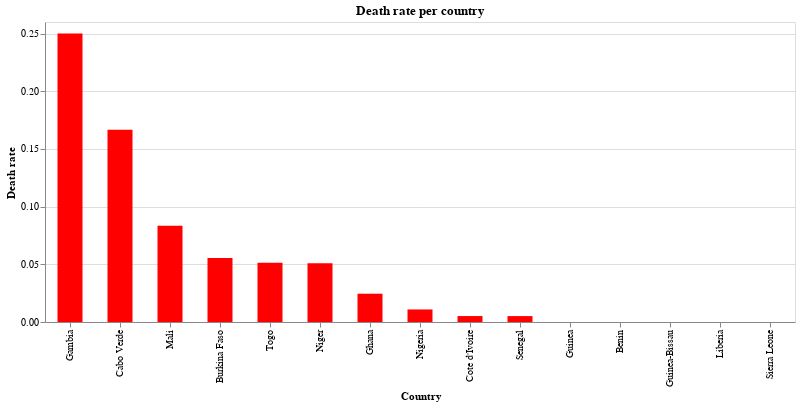

Notebook cell for this chart:
### Markdown cell above
### Death rate per Country

### Code cell
source = covid_ana_sort

alt.Chart(source).mark_bar(size = 25).encode(x = alt.X('Country', sort='-y'), y = 'Death rate', color = alt.value('red'),).properties(width = alt.Step(50), height = 300, title = 'Death rate per country').interactive()

### Figure 1 — Vega-Lite specification as saved in the notebook (floating-point values rounded to 4 significant figures)
{"config": {"view": {"continuousWidth": 400, "continuousHeight": 300}}, "data": {"name": "data-715147db1ea79ca80f1d32e2d1c95031"}, "mark": {"type": "bar", "size": 25}, "encoding": {"color": {"value": "red"}, "x": {"type": "nominal", "field": "Country", "sort": "-y"}, "y": {"type": "quantitative", "field": "Death rate"}}, "height": 300, "selection": {"selector003": {"type": "interval", "bind": "scales", "encodings": ["x", "y"]}}, "title": "Death rate per country", "width": {"step": 50}, "$schema": "https://vega.github.io/schema/vega-lite/v4.0.2.json", "datasets": {"data-715147db1ea79ca80f1d32e2d1c95031": [{"Country": "Burkina Faso", "Lat": 12.24, "Long": -1.562, "Date": "2020-04-02T00:00:00", "Confirmed_cases": 288, "Dead": 16, "Recovered": 50, "ill people": 238, "Death rate": 0.05556, "Recovered rate": 0.1736}, {"Country": "Ghana", "Lat": 7.947, "Long": -1.023, "Date": "2020-04-02T00:00:00", "Confirmed_cases": 204, "Dead": 5, "Recovered": 31, "ill people": 173, "Death rate": 0.02451, "Recovered rate": 0.152}, {"Country": "Senegal", "Lat": 14.5, "Long": -14.45, "Date": "2020-04-02T00:00:00", "Confirmed_cases": 195, "Dead": 1, "Recovered": 55, "ill people": 140, "Death rate": 0.005128, "Recovered rate": 0.2821}, {"Country": "Cote d'Ivoire", "Lat": 7.54, "Long": -5.547, "Date": "2020-04-02T00:00:00", "Confirmed_cases": 194, "Dead": 1, "Recovered": 15, "ill people": 179, "Death rate": 0.005155, "Recovered rate": 0.07732}, {"Country": "Nigeria", "Lat": 9.082, "Long": 8.675, "Date": "2020-04-02T00:00:00", "Confirmed_cases": 184, "Dead": 2, "Recovered": 20, "ill people": 164, "Death rate": 0.01087, "Recovered rate": 0.1087}, {"Country": "Niger", "Lat": 17.61, "Long": 8.082, "Date": "2020-04-02T00:00:00", "Confirmed_cases": 98, "Dead": 5, "Recovered": 0, "ill people": 98, "Death rate": 0.05102, "Recovered rate": 0.0}, {"Country": "Guinea", "Lat": 9.946, "Long": -9.697, "Date": "2020-04-02T00:00:00", "Confirmed_cases": 52, "Dead": 0, "Recovered": 0, "ill people": 52, "Death rate": 0.0, "Recovered rate": 0.0}, {"Country": "Togo", "Lat": 8.62, "Long": 0.8248, "Date": "2020-04-02T00:00:00", "Confirmed_cases": 39, "Dead": 2, "Recovered": 17, "ill people": 22, "Death rate": 0.05128, "Recovered rate": 0.4359}, {"Country": "Mali", "Lat": 17.57, "Long": -3.996, "Date": "2020-04-02T00:00:00", "Confirmed_cases": 36, "Dead": 3, "Recovered": 0, "ill people": 36, "Death rate": 0.08333, "Recovered rate": 0.0}, {"Country": "Benin", "Lat": 9.308, "Long": 2.316, "Date": "2020-04-02T00:00:00", "Confirmed_cases": 13, "Dead": 0, "Recovered": 1, "ill people": 12, "Death rate": 0.0, "Recovered rate": 0.07692}, {"Country": "Guinea-Bissau", "Lat": 11.8, "Long": -15.18, "Date": "2020-04-02T00:00:00", "Confirmed_cases": 9, "Dead": 0, "Recovered": 0, "ill people": 9, "Death rate": 0.0, "Recovered rate": 0.0}, {"Country": "Cabo Verde", "Lat": 16.54, "Long": -23.04, "Date": "2020-04-02T00:00:00", "Confirmed_cases": 6, "Dead": 1, "Recovered": 0, "ill people": 6, "Death rate": 0.1667, "Recovered rate": 0.0}, {"Country": "Liberia", "Lat": 6.428, "Long": -9.43, "Date": "2020-04-02T00:00:00", "Confirmed_cases": 6, "Dead": 0, "Recovered": 0, "ill people": 6, "Death rate": 0.0, "Recovered rate": 0.0}, {"Country": "Gambia", "Lat": 13.44, "Long": -15.31, "Date": "2020-04-02T00:00:00", "Confirmed_cases": 4, "Dead": 1, "Recovered": 2, "ill people": 2, "Death rate": 0.25, "Recovered rate": 0.5}, {"Country": "Sierra Leone", "Lat": 8.461, "Long": -11.78, "Date": "2020-04-02T00:00:00", "Confirmed_cases": 2, "Dead": 0, "Recovered": 0, "ill people": 2, "Death rate": 0.0, "Recovered rate": 0.0}]}}
